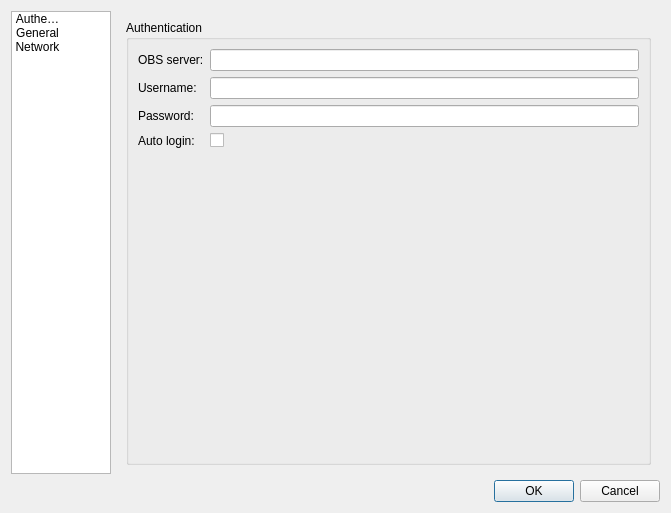
<?xml version="1.0" encoding="UTF-8"?>
<ui version="4.0">
 <class>Configure</class>
 <widget class="QDialog" name="Configure">
  <property name="windowModality">
   <enum>Qt::ApplicationModal</enum>
  </property>
  <property name="geometry">
   <rect>
    <x>0</x>
    <y>0</y>
    <width>671</width>
    <height>513</height>
   </rect>
  </property>
  <property name="windowTitle">
   <string>Configure Qactus</string>
  </property>
  <layout class="QGridLayout" name="gridLayout_3">
   <item row="1" column="0">
    <widget class="QListWidget" name="listWidget">
     <property name="sizePolicy">
      <sizepolicy hsizetype="Preferred" vsizetype="Preferred">
       <horstretch>0</horstretch>
       <verstretch>0</verstretch>
      </sizepolicy>
     </property>
     <property name="minimumSize">
      <size>
       <width>0</width>
       <height>0</height>
      </size>
     </property>
     <property name="maximumSize">
      <size>
       <width>100</width>
       <height>16777215</height>
      </size>
     </property>
     <property name="selectionBehavior">
      <enum>QAbstractItemView::SelectItems</enum>
     </property>
     <property name="flow">
      <enum>QListView::TopToBottom</enum>
     </property>
     <property name="viewMode">
      <enum>QListView::IconMode</enum>
     </property>
     <property name="uniformItemSizes">
      <bool>true</bool>
     </property>
     <item>
      <property name="text">
       <string>Authentication</string>
      </property>
      <property name="icon">
       <iconset theme="dialog-password"/>
      </property>
     </item>
     <item>
      <property name="text">
       <string>General</string>
      </property>
      <property name="icon">
       <iconset theme="preferences-system"/>
      </property>
     </item>
     <item>
      <property name="text">
       <string>Network</string>
      </property>
      <property name="icon">
       <iconset theme="preferences-system-network"/>
      </property>
     </item>
    </widget>
   </item>
   <item row="1" column="1">
    <widget class="QStackedWidget" name="stackedWidget">
     <property name="sizePolicy">
      <sizepolicy hsizetype="Expanding" vsizetype="Expanding">
       <horstretch>0</horstretch>
       <verstretch>0</verstretch>
      </sizepolicy>
     </property>
     <property name="currentIndex">
      <number>0</number>
     </property>
     <widget class="QWidget" name="authenticationPage">
      <layout class="QVBoxLayout" name="verticalLayout">
       <item>
        <widget class="QGroupBox" name="groupBoxAuthentication">
         <property name="title">
          <string>Authentication</string>
         </property>
         <layout class="QGridLayout" name="gridLayout_5">
          <item row="0" column="0">
           <layout class="QFormLayout" name="formLayout">
            <item row="2" column="1">
             <widget class="QLineEdit" name="lineEditPassword">
              <property name="echoMode">
               <enum>QLineEdit::Password</enum>
              </property>
             </widget>
            </item>
            <item row="2" column="0">
             <widget class="QLabel" name="labelPassword">
              <property name="text">
               <string>Password:</string>
              </property>
             </widget>
            </item>
            <item row="1" column="1">
             <widget class="QLineEdit" name="lineEditUsername"/>
            </item>
            <item row="1" column="0">
             <widget class="QLabel" name="labelUsername">
              <property name="text">
               <string>Username: </string>
              </property>
             </widget>
            </item>
            <item row="0" column="0">
             <widget class="QLabel" name="labelApiUrl">
              <property name="text">
               <string>OBS server:</string>
              </property>
             </widget>
            </item>
            <item row="0" column="1">
             <widget class="QLineEdit" name="lineEditApiUrl"/>
            </item>
            <item row="3" column="1">
             <widget class="QCheckBox" name="checkBoxAutoLogin">
              <property name="text">
               <string/>
              </property>
             </widget>
            </item>
            <item row="3" column="0">
             <widget class="QLabel" name="labelAutoLogin">
              <property name="text">
               <string>Auto login:</string>
              </property>
             </widget>
            </item>
           </layout>
          </item>
         </layout>
        </widget>
       </item>
      </layout>
     </widget>
     <widget class="QWidget" name="generalPage">
      <layout class="QVBoxLayout" name="verticalLayout_2">
       <item>
        <widget class="QGroupBox" name="groupBoxGeneral">
         <property name="title">
          <string>General</string>
         </property>
         <layout class="QVBoxLayout" name="verticalLayout_3">
          <item>
           <layout class="QVBoxLayout" name="verticalLayoutGeneral">
            <item>
             <widget class="QCheckBox" name="checkBoxTimer">
              <property name="text">
               <string>Enable timer</string>
              </property>
             </widget>
            </item>
           </layout>
          </item>
          <item>
           <layout class="QFormLayout" name="formLayoutTimer">
            <item row="0" column="1">
             <widget class="QSpinBox" name="spinBoxTimer">
              <property name="sizePolicy">
               <sizepolicy hsizetype="Fixed" vsizetype="Fixed">
                <horstretch>0</horstretch>
                <verstretch>0</verstretch>
               </sizepolicy>
              </property>
              <property name="suffix">
               <string> Min</string>
              </property>
             </widget>
            </item>
            <item row="0" column="0">
             <widget class="QLabel" name="labelCheckChanges">
              <property name="sizePolicy">
               <sizepolicy hsizetype="Preferred" vsizetype="Preferred">
                <horstretch>0</horstretch>
                <verstretch>0</verstretch>
               </sizepolicy>
              </property>
              <property name="text">
               <string>Check for changes every</string>
              </property>
             </widget>
            </item>
           </layout>
          </item>
          <item>
           <spacer name="verticalSpacerTimer">
            <property name="orientation">
             <enum>Qt::Vertical</enum>
            </property>
            <property name="sizeType">
             <enum>QSizePolicy::Fixed</enum>
            </property>
            <property name="sizeHint" stdset="0">
             <size>
              <width>20</width>
              <height>20</height>
             </size>
            </property>
           </spacer>
          </item>
          <item>
           <layout class="QVBoxLayout" name="verticalLayoutBrowser">
            <item>
             <widget class="QCheckBox" name="checkBoxHomeProjects">
              <property name="text">
               <string>Include home projects in browser</string>
              </property>
             </widget>
            </item>
           </layout>
          </item>
          <item>
           <spacer name="verticalSpacerBrowser">
            <property name="orientation">
             <enum>Qt::Vertical</enum>
            </property>
            <property name="sizeHint" stdset="0">
             <size>
              <width>20</width>
              <height>40</height>
             </size>
            </property>
           </spacer>
          </item>
         </layout>
        </widget>
       </item>
      </layout>
     </widget>
     <widget class="QWidget" name="networkPage">
      <property name="sizePolicy">
       <sizepolicy hsizetype="Preferred" vsizetype="Preferred">
        <horstretch>0</horstretch>
        <verstretch>0</verstretch>
       </sizepolicy>
      </property>
      <layout class="QGridLayout" name="gridLayout">
       <item row="0" column="0">
        <widget class="QGroupBox" name="groupBoxNetwork">
         <property name="title">
          <string>Network</string>
         </property>
         <layout class="QVBoxLayout" name="verticalLayout_4">
          <item>
           <layout class="QVBoxLayout" name="verticalLayoutProxyRadioGroup">
            <item>
             <widget class="QRadioButton" name="radioButtonNoProxy">
              <property name="text">
               <string>N&amp;o proxy</string>
              </property>
              <attribute name="buttonGroup">
               <string notr="true">buttonGroupProxyType</string>
              </attribute>
             </widget>
            </item>
            <item>
             <widget class="QRadioButton" name="radioButtonSystemProxy">
              <property name="text">
               <string>Use &amp;system proxy configuration</string>
              </property>
              <attribute name="buttonGroup">
               <string notr="true">buttonGroupProxyType</string>
              </attribute>
             </widget>
            </item>
            <item>
             <widget class="QRadioButton" name="radioButtonManualProxy">
              <property name="text">
               <string>Use m&amp;anually specified proxy configuration</string>
              </property>
              <attribute name="buttonGroup">
               <string notr="true">buttonGroupProxyType</string>
              </attribute>
             </widget>
            </item>
           </layout>
          </item>
          <item>
           <spacer name="verticalSpacerNetwork">
            <property name="orientation">
             <enum>Qt::Vertical</enum>
            </property>
            <property name="sizeType">
             <enum>QSizePolicy::Fixed</enum>
            </property>
            <property name="sizeHint" stdset="0">
             <size>
              <width>20</width>
              <height>20</height>
             </size>
            </property>
           </spacer>
          </item>
          <item>
           <layout class="QFormLayout" name="formLayoutProxy">
            <item row="0" column="0">
             <widget class="QLabel" name="labelProxyType">
              <property name="text">
               <string>Type:</string>
              </property>
             </widget>
            </item>
            <item row="0" column="1">
             <widget class="QComboBox" name="comboBoxProxyType">
              <property name="enabled">
               <bool>false</bool>
              </property>
             </widget>
            </item>
            <item row="1" column="0">
             <widget class="QLabel" name="labelProxyServer">
              <property name="text">
               <string>Server:</string>
              </property>
             </widget>
            </item>
            <item row="1" column="1">
             <widget class="QLineEdit" name="lineEditProxyServer">
              <property name="enabled">
               <bool>false</bool>
              </property>
             </widget>
            </item>
            <item row="2" column="0">
             <widget class="QLabel" name="labelProxyPort">
              <property name="text">
               <string>Port:</string>
              </property>
             </widget>
            </item>
            <item row="2" column="1">
             <widget class="QSpinBox" name="spinBoxProxyPort">
              <property name="enabled">
               <bool>false</bool>
              </property>
              <property name="maximum">
               <number>9999</number>
              </property>
              <property name="value">
               <number>8080</number>
              </property>
             </widget>
            </item>
            <item row="3" column="0">
             <widget class="QLabel" name="labelProxyUsername">
              <property name="text">
               <string>Username:</string>
              </property>
             </widget>
            </item>
            <item row="3" column="1">
             <widget class="QLineEdit" name="lineEditProxyUsername">
              <property name="enabled">
               <bool>false</bool>
              </property>
             </widget>
            </item>
            <item row="4" column="0">
             <widget class="QLabel" name="labelProxyPassword">
              <property name="text">
               <string>Password:</string>
              </property>
             </widget>
            </item>
            <item row="4" column="1">
             <widget class="QLineEdit" name="lineEditProxyPassword">
              <property name="enabled">
               <bool>false</bool>
              </property>
              <property name="echoMode">
               <enum>QLineEdit::Password</enum>
              </property>
             </widget>
            </item>
           </layout>
          </item>
          <item>
           <spacer name="verticalSpacer">
            <property name="orientation">
             <enum>Qt::Vertical</enum>
            </property>
            <property name="sizeHint" stdset="0">
             <size>
              <width>20</width>
              <height>60</height>
             </size>
            </property>
           </spacer>
          </item>
         </layout>
        </widget>
       </item>
      </layout>
     </widget>
    </widget>
   </item>
   <item row="2" column="1">
    <widget class="QDialogButtonBox" name="buttonBox">
     <property name="orientation">
      <enum>Qt::Horizontal</enum>
     </property>
     <property name="standardButtons">
      <set>QDialogButtonBox::Cancel|QDialogButtonBox::Ok</set>
     </property>
    </widget>
   </item>
  </layout>
 </widget>
 <resources/>
 <connections>
  <connection>
   <sender>buttonBox</sender>
   <signal>accepted()</signal>
   <receiver>Configure</receiver>
   <slot>accept()</slot>
   <hints>
    <hint type="sourcelabel">
     <x>248</x>
     <y>254</y>
    </hint>
    <hint type="destinationlabel">
     <x>157</x>
     <y>274</y>
    </hint>
   </hints>
  </connection>
  <connection>
   <sender>buttonBox</sender>
   <signal>rejected()</signal>
   <receiver>Configure</receiver>
   <slot>reject()</slot>
   <hints>
    <hint type="sourcelabel">
     <x>316</x>
     <y>260</y>
    </hint>
    <hint type="destinationlabel">
     <x>286</x>
     <y>274</y>
    </hint>
   </hints>
  </connection>
 </connections>
 <buttongroups>
  <buttongroup name="buttonGroupProxyType"/>
 </buttongroups>
</ui>
